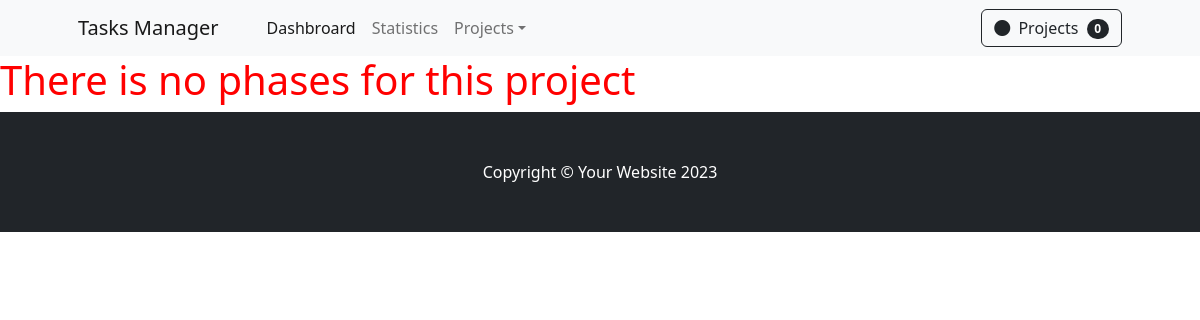
The page /phases/2/ on the database as committed earlier.
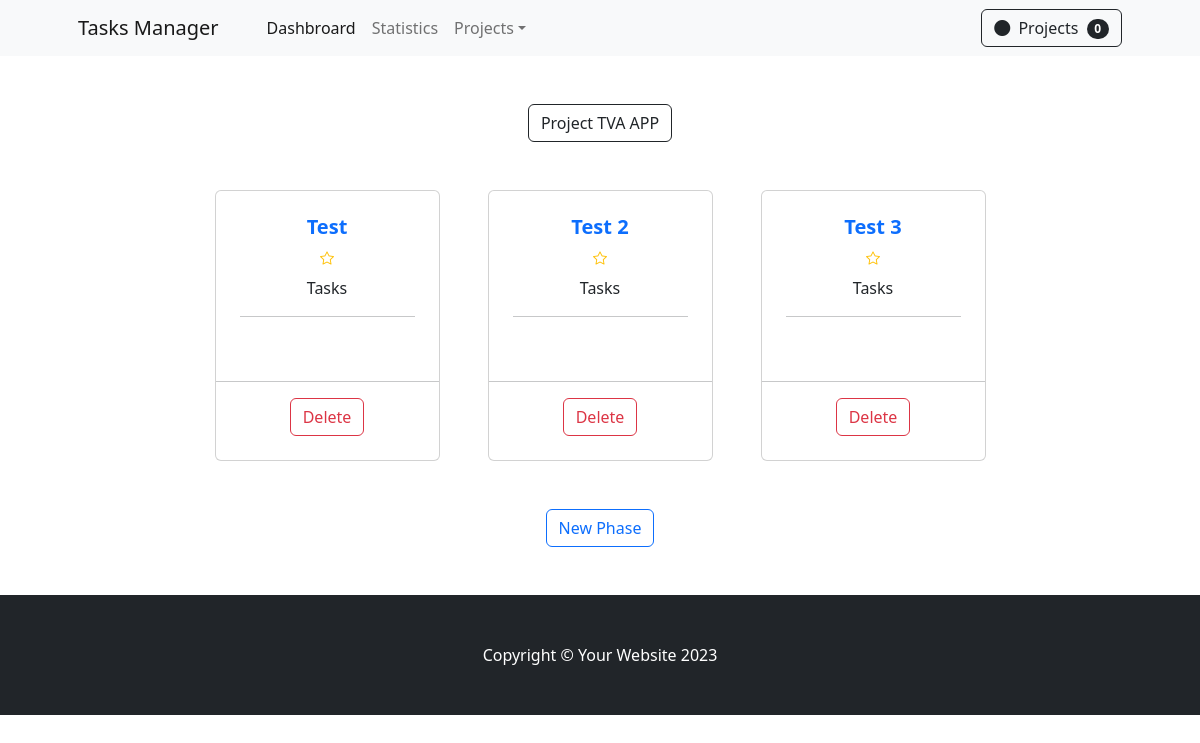
The same page on the database as committed later.
### apps/backend/models.py (models this page shows, shortened)
class Project(models.Model):
    title           = models.CharField(max_length=150)
    description     = models.TextField(blank=False)
    phases_nbr      = models.IntegerField(default=0)
    created_at      = models.DateTimeField(default=datetime.now)
    updated_at      = models.DateTimeField(default=datetime.now)
    ongoing         = models.BooleanField(default=False)
    started_at      = models.DateTimeField(default=datetime.now)
    finished        = models.BooleanField(default=False)
    finished_at     = models.DateTimeField(default=datetime.now)

class Phase(models.Model):
    title           = models.CharField(max_length=150)
    description     = models.TextField(blank=False)
    project         = models.ForeignKey(Project, on_delete=models.CASCADE, related_name='phases')

### apps/backend/views/phase.py (the view)
# urls.py: path('phases/<int:project_id>/', view=phase_list, name='phase-list'),
def phase_list(request, project_id):
    phases  = Phase.objects.filter(project_id=project_id)
    project = Project.objects.get(id=project_id)
    if (phases):
        context = {
            'error': False,
            'phases': phases,
            'project_id': project_id,
            'project': project,
        }
    else:
        context = {
            'error': True,
            'message': 'There is no phases for this project',
            'project_id': project_id,
            'project': project,
        }
    return render(request, 'phases/phase_list.html', context)

### apps/backend/templates/phases/phase_list.html (shortened to what this page needs)
{% extends '_base.html' %}
{% load crispy_forms_tags %}
{% load static %}
{% block content %}
{% if error is False %}
<section class="py-5">
    <div class="text-center">
        <a href="{% url 'project-detail' project_id %}" class="btn btn-outline-dark" >{{project.title}}</a>
    </div>
    <div class="container px-4 px-lg-5 mt-5">
        <div class="row gx-4 gx-lg-5 row-cols-2 row-cols-md-3 row-cols-xl-4 justify-content-center">
            {% for phase in phases %}
                <div class="col mb-5">
                    <div class="card h-100">
                        <div class="card-body p-4">
                            <div class="text-center">
                                <h5 class="fw-bolder">
                                    <a class="text-decoration-none" href="{% url 'phase-detail' phase.id %}">{{phase.title|title}}</a>
                                </h5>
                                <div class="d-flex justify-content-center small text-warning mb-2">
                                    <div class="bi-star"></div>
                                </div>
                                Tasks
                                <hr>
                            </div>
                        </div>
                        <hr>
                        <div class="card-footer p-4 pt-0 border-top-0 bg-transparent">
                            <div class="text-center"><a href="{% url 'phase-delete' phase.id %}" class="btn btn-outline-danger mt-auto" >Delete</a></div>
                        </div>
                    </div>
                </div>
            {% endfor %}
        </div>
    </div>
    <div class="text-center">
        <a href="{% url 'phase-create' project_id %}" class="btn btn-outline-primary" >New Phase</a>
    </div>
</section>
{% else %}
    <h1 style="color: red;">{{message}}</h1>
{% endif %}
{% endblock %}

Rows that differ between the two databases and show on the page:
now on this page (row unchanged): Project: title "Project TVA APP"
added Phase: title "Test"
added Phase: title "Test 2"
added Phase: title "Test 3"
Other text that changed with them:
{{ message }}: "There is no phases for this project" → (not shown)
text now shown: "New Phase"
